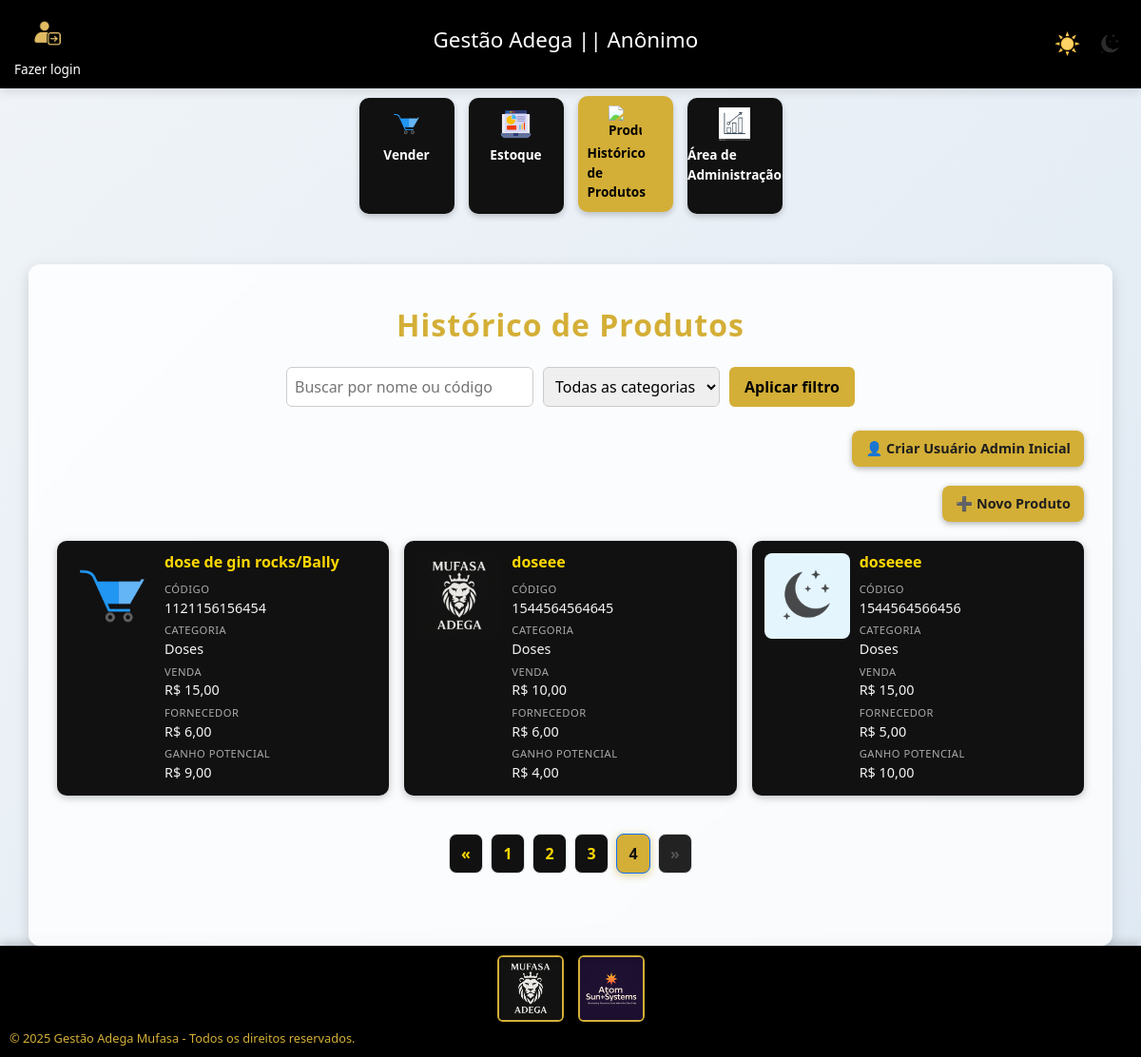
Page /historico_produtos/?busca=&categoria=&page=4 on the committed database.
### core/models.py (models this page shows, shortened)
class Prime(models.Model):
    ativo = models.BooleanField(default=True)
    criacao = models.DateTimeField(auto_now_add=True, null=True)
    atualizado = models.DateTimeField(auto_now=True, null=True)
    class Meta:
        abstract = True

class Produtos(Prime):
    codigo = models.CharField(
        max_length=13,
        unique=True,
        null=True,
        blank=True,
        help_text="Código de barras ou identificador único do produto"
    )
    nome_produto = models.CharField(max_length=90, null=False, blank=False)
    preco_venda = models.DecimalField(decimal_places=2, max_digits=10, default=0)
    categoria = models.ForeignKey(CategoriaProduto, on_delete=models.CASCADE, blank=False, null=False)
    preco_fornecedor = models.DecimalField(decimal_places=2, max_digits=10, null=True, blank=True)
    ganho_potencial = models.DecimalField(decimal_places=2, max_digits=10, null=True, blank=True, editable=False)
    imagem = models.ImageField(
        upload_to='produtos/',
        null=True,
        blank=True,
        validators=[FileExtensionValidator(allowed_extensions=['jpg', 'jpeg', 'png'])],
        help_text="Imagem do produto (JPG ou PNG)"
    )
    class Meta:
        verbose_name = 'Produto'
        verbose_name_plural = 'Produtos'

class CategoriaProduto(Prime):
    nome_categoria = models.CharField(max_length=90)
    class Meta:
        verbose_name = 'Categoria de Produto'
        verbose_name_plural = 'Categorias de Produtos'
    def __str__(self):
        return f'{self.nome_categoria}'

### core/views.py (the view, shortened to what this page needs)
# urls.py: path('historico_produtos/', produtos, name='produtos'),
def produtos(request):
    busca = request.GET.get('busca', '')
    categoria_id = request.GET.get('categoria', '')
    pagina = request.GET.get('page', 1)  # Página atual
    produtos_qs = Produtos.objects.all().order_by('nome_produto')  # ou qualquer campo desejado
    if busca:
        produtos_qs = produtos_qs.filter(
            Q(nome_produto__icontains=busca) | Q(codigo__icontains=busca)
        )
    if categoria_id:
        produtos_qs = produtos_qs.filter(categoria_id=categoria_id)
    categorias = CategoriaProduto.objects.all()
    paginator = Paginator(produtos_qs, 12)  # 12 produtos por página
    produtos_paginados = paginator.get_page(pagina)
    despesas_vazias = not Despesa.objects.exists()
    form = ProdutoForm()
    return render(request, 'produtos.html', {
        'produtos': produtos_paginados,  # agora paginados
        'categorias': categorias,
        'categoria_id': categoria_id,
        'busca': busca,
        'form': form,
        'despesas_vazias': despesas_vazias,  # PASSANDO PARA O TEMPLATE
    })

### core/forms.py
class ProdutoForm(forms.ModelForm):
    class Meta:
        model = Produtos
        fields = ['codigo', 'nome_produto', 'preco_venda', 'preco_fornecedor', 'categoria', 'imagem']
        widgets = {
            'codigo': forms.TextInput(attrs={'class': 'form-control', 'placeholder': 'Código do produto'}),
            'nome_produto': forms.TextInput(attrs={'class': 'form-control', 'placeholder': 'Nome do produto'}),
            'preco_venda': forms.NumberInput(attrs={'class': 'form-control', 'step': '0.01', 'placeholder': 'Preço de venda'}),
            'preco_fornecedor': forms.NumberInput(attrs={'class': 'form-control', 'step': '0.01', 'placeholder': 'Preço fornecedor'}),
            'categoria': forms.Select(attrs={'class': 'form-control'}),
            'imagem': forms.ClearableFileInput(attrs={'class': 'form-control'}),
        }
    def __init__(self, *args, **kwargs):
        super().__init__(*args, **kwargs)
        self.fields['preco_venda'].required = False
        self.fields['preco_fornecedor'].required = False
        self.fields['categoria'].required = False
        self.fields['imagem'].required = False

### core/templates/produtos.html (shortened to what this page needs)
{% extends 'cab.html' %}
{% load static %}
{% block content %}
<h2 class="titulo-estoque">Histórico de Produtos</h2>
<form method="get" style="margin-bottom: 25px; display: flex; gap: 10px; flex-wrap: wrap; justify-content: center;">
    <input type="text" name="busca" value="{{ busca }}" placeholder="Buscar por nome ou código"
           style="padding: 8px; border-radius: 6px; border: 1px solid #ccc; width: 260px;">
    <select name="categoria" style="padding: 8px; border-radius: 6px; border: 1px solid #ccc;">
        <option value="">Todas as categorias</option>
    </select>
    <button type="submit" style="padding: 8px 16px; background: #d4af37; color: #000; border: none; border-radius: 6px; font-weight: bold;">
        Aplicar filtro
    </button>
</form>
{% if despesas_vazias and not request.user.is_authenticated %}
<div style="display:flex; justify-content:flex-end; margin-bottom: 20px; gap:10px; position: relative; z-index: 10;">
    <button class="btn-modern btn-edit" id="btnCriarUsuarioPadrao">👤 Criar Usuário Admin Inicial</button>
</div>
{% endif %}
<div style="display:flex; justify-content:flex-end; margin-bottom: 20px; position: relative; z-index: 10;">
    <button class="btn-modern btn-edit" onclick="abrirModalCadastro()">➕ Novo Produto</button>
</div>
<div class="produtos-grid">
  {% for produto in produtos %}
  <div class="produto-card"
     onclick="abrirModalProduto(this)"
     data-id="{{ produto.id }}"
     data-nome="{{ produto.nome_produto }}"
     data-codigo="{{ produto.codigo|default:'' }}"
     data-categoria="{{ produto.categoria.nome_categoria }}"
    data-preco-venda="{{ produto.preco_venda|default_if_none:0|stringformat:'.2f'|cut:',' }}"
    data-preco-fornecedor="{{ produto.preco_fornecedor|default_if_none:0|stringformat:'.2f'|cut:',' }}"
     data-ganho-potencial="{{ produto.ganho_potencial|default_if_none:0 }}">
      <img class="produto-img"
           src="{% if produto.imagem %}{{ produto.imagem.url }}{% else %}{% static 'img/sem-imagem.png' %}{% endif %}"
           alt="{{ produto.nome_produto }}">
      <div class="produto-info">
          <h5>{{ produto.nome_produto }}</h5>
    <div class="info-item"><span class="label">Código</span><span class="value">{{ produto.codigo }}</span></div>
    <div class="info-item"><span class="label">Categoria</span><span class="value">{{ produto.categoria.nome_categoria }}</span></div>
    <div class="info-item"><span class="label">Venda</span><span class="value">R$ {{ produto.preco_venda|floatformat:2 }}</span></div>
    <div class="info-item"><span class="label">Fornecedor</span><span class="value">R$ {{ produto.preco_fornecedor|default_if_none:0|floatformat:2 }}</span></div>
    <div class="info-item"><span class="label">Ganho Potencial</span><span class="value">R$ {{ produto.ganho_potencial|default_if_none:0|floatformat:2 }}</span></div>
      </div>
  </div>
  {% empty %}
  <p style="grid-column: 1 / -1; text-align: center; color:#aaa;">Nenhum produto encontrado.</p>
  {% endfor %}
</div>
{% if produtos.has_other_pages %}
<div class="pagination-container" style="display:flex; justify-content:center; margin:30px 0;">
    <ul class="pagination" style="display:flex; list-style:none; gap:8px; padding:0;">
        {% if produtos.has_previous %}
            <li><a href="?busca={{ busca }}&categoria={{ categoria_id }}&page={{ produtos.previous_page_number }}" class="page-link">&laquo;</a></li>
        {% else %}
            <li><span class="page-link disabled">&laquo;</span></li>
        {% endif %}
        {% for num in produtos.paginator.page_range %}
            {% if produtos.number == num %}
                <li><span class="page-link active">{{ num }}</span></li>
            {% else %}
                <li><a href="?busca={{ busca }}&categoria={{ categoria_id }}&page={{ num }}" class="page-link">{{ num }}</a></li>
            {% endif %}
        {% endfor %}
        {% if produtos.has_next %}
            <li><a href="?busca={{ busca }}&categoria={{ categoria_id }}&page={{ produtos.next_page_number }}" class="page-link">&raquo;</a></li>
        {% else %}
            <li><span class="page-link disabled">&raquo;</span></li>
        {% endif %}
    </ul>
</div>
{% endif %}
{% endblock %}

### core/templates/cab.html (style rules this page uses)
* { margin: 0; padding: 0; box-sizing: border-box; font-family: "Segoe UI", Tahoma, Geneva, Verdana, sans-serif; }
body { background: linear-gradient(135deg, #f0f4f8, #dfe9f3); color: #333; display: flex; flex-direction: column; align-items: center; text-align: center; min-height: 100vh; transition: background 0.3s, color 0.3s; }

### core/templates/produtos.html (style rules this page uses)
.titulo-estoque { margin-top: 15px; margin-bottom: 25px; text-align: center; font-size: 2rem; font-weight: bold; letter-spacing: 1px; font-family: 'Segoe UI', Arial, sans-serif; color: #d4af37; }
.produtos-grid { display: grid; grid-template-columns: repeat(4, minmax(0, 1fr)); gap: 16px; margin-bottom: 2.5rem; }
.produto-card { width: 100%; display: flex; align-items: flex-start; gap: 10px; background: #111; color: #f5f5f5; border-radius: 10px; padding: 12px; min-height: 140px; box-shadow: 0 2px 8px rgba(0,0,0,0.25); cursor: pointer; transition: transform 0.2s ease, box-shadow 0.2s ease, border 0.3s ease; border: 1px solid transparent; box-sizing: border-box; overflow: hidden; }
.produto-img { width: 90px; height: 90px; object-fit: cover; border-radius: 8px; flex-shrink: 0; }
.produto-info { display: flex; flex-direction: column; gap: 5px; overflow: hidden; }
.produto-info h5 { font-size: 1rem; font-weight: bold; margin: 0 0 6px; color: #ffd700; white-space: normal; word-wrap: break-word; }
.info-item { display: flex; flex-direction: column; }
.info-item .label { font-size: 0.7rem; color: #aaa; text-transform: uppercase; letter-spacing: 0.5px; }
.info-item .value { font-size: 0.9rem; color: #f5f5f5; font-weight: 500; }
@media (max-width: 1400px) { .produtos-grid { grid-template-columns: repeat(3, minmax(0, 1fr)); } }
.btn-modern { padding: 8px 14px; border: none; border-radius: 8px; font-size: 0.9rem; font-weight: bold; cursor: pointer; transition: all 0.3s ease; box-shadow: 0 2px 6px rgba(0,0,0,0.3); }
.btn-edit { background: #fbc531; color: #111; }
.pagination-container .page-link { display: inline-block; padding: 8px 12px; border-radius: 8px; background: #111; color: #ffd700; font-weight: bold; text-decoration: none; transition: all 0.2s ease; min-width: 36px; text-align: center; }
.pagination-container .page-link.active { background: #d4af37; color: #111; box-shadow: 0 2px 8px rgba(212,175,55,0.6); }
.pagination-container .page-link.disabled { background: #222; color: #555; cursor: default; }
.btn-modern { background: #d4af37; color: #1e1e1e; border: none; padding: 8px 14px; border-radius: 8px; cursor: pointer; font-weight: 600; }

### rows in the picture
Produtos: imagem (picture), nome_produto "dose de gin rocks/Bally", codigo "1121156156454", categoria.nome_categoria "Doses", preco_venda "15,00", preco_fornecedor "6,00", ganho_potencial "9,00"
Produtos: imagem (picture), nome_produto "doseee", codigo "1544564564645", categoria.nome_categoria "Doses", preco_venda "10,00", preco_fornecedor "6,00", ganho_potencial "4,00"
Produtos: imagem (picture), nome_produto "doseeee", codigo "1544564566456", categoria.nome_categoria "Doses", preco_venda "15,00", preco_fornecedor "5,00", ganho_potencial "10,00"

### other values in the picture
{{ num }} "1" "2" "3"
{{ num }} "4"
{{ year|default:"2025" }} "2025"
